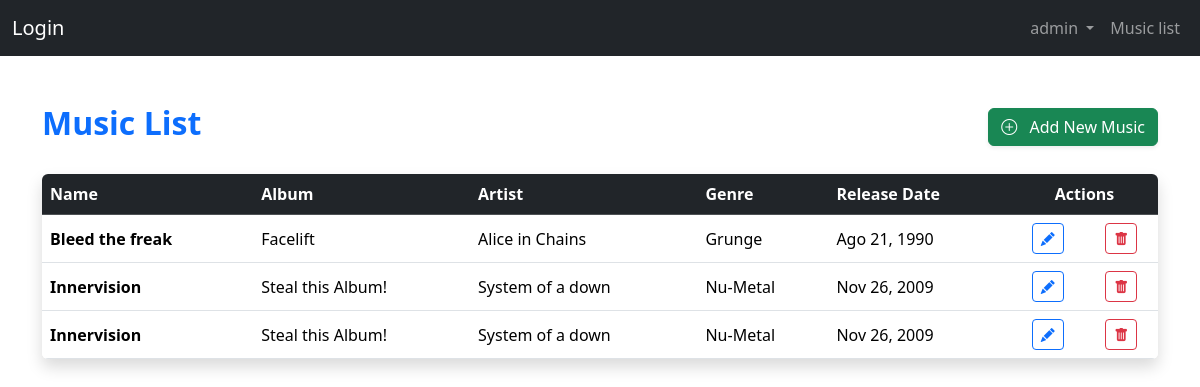
Page /musicas/list_musicas/ (signed in) on the committed database.
### musicas/models.py (models this page shows, shortened)
class Musicas(models.Model):
    name = models.CharField(max_length=100, verbose_name='Nome')
    artist = models.CharField(max_length=100, verbose_name='Artista')
    album = models.CharField(max_length=100, verbose_name='Album')
    genre = models.CharField(max_length=100, verbose_name='Genero', choices=GENERO_CHOICES)
    releaseDate = models.DateField()
    class Meta:
        verbose_name = 'Musica'
        verbose_name_plural = 'Musicas'

### musicas/views.py (the view)
# urls.py: path('list_musicas/', views.list_musicas, name='list_musicas'),
@login_required(login_url='/auth/login/')
def list_musicas(request):
    if request.method == 'GET':
        musicas = Musicas.objects.all()
        return render(request, 'list_musicas.html', {'musicas': musicas})

### musicas/templates/list_musicas.html (shortened to what this page needs)
{% extends 'skeleton.html' %}
{% block conteudo %}
<div class="container my-5">
  <div class="d-flex justify-content-between align-items-center mb-4">
    <h2 class="text-primary fw-bold">Music List</h2>
    <a href="{% url 'musicas:create_musica' %}" class="btn btn-success shadow-sm">
      <i class="bi bi-plus-circle me-2"></i> Add New Music
    </a>
  </div>
  <div class="table-responsive shadow rounded">
    <table class="table table-hover align-middle mb-0 bg-white">
      <thead class="table-dark">
        <tr>
          <th scope="col">Name</th>
          <th scope="col">Album</th>
          <th scope="col">Artist</th>
          <th scope="col">Genre</th>
          <th scope="col">Release Date</th>
          <th scope="col" colspan="2" class="text-center">Actions</th>
        </tr>
      </thead>
      <tbody>
        {% if musicas %}
          {% for musica in musicas %}
            <tr>
              <td class="fw-semibold">{{ musica.name }}</td>
              <td>{{ musica.album }}</td>
              <td>{{ musica.artist }}</td>
              <td>{{ musica.genre }}</td>
              <td>{{ musica.releaseDate|date:"M d, Y" }}</td>
              <td class="text-center">
                <a href="{% url 'musicas:update_musicas' musica.id %}" class="btn btn-sm btn-outline-primary" title="Edit">
                  <i class="bi bi-pencil-fill"></i>
                </a>
              </td>
              <td class="text-center">
                <form action="{% url 'musicas:delete_musica' musica.id %}" method="post" onsubmit="return confirm('Are you sure you want to delete this music?');">
                  <button type="submit" class="btn btn-sm btn-outline-danger" title="Delete">
                    <i class="bi bi-trash-fill"></i>
                  </button>
                </form>
              </td>
            </tr>
          {% endfor %}
        {% else %}
          <tr>
            <td colspan="7" class="text-center py-4 text-muted fst-italic">No music records found.</td>
          </tr>
        {% endif %}
      </tbody>
    </table>
  </div>
</div>
<link rel="stylesheet" href="https://cdn.jsdelivr.net/npm/bootstrap-icons@1.10.5/font/bootstrap-icons.css">
{% endblock %}

### templates/skeleton.html (shortened to what this page needs)
<!doctype html>
<html lang="en">
  <head>
    <link
      href="https://cdn.jsdelivr.net/npm/bootstrap@5.3.8/dist/css/bootstrap.min.css"
      rel="stylesheet"
    />
  </head>
  <body>
    <nav class="navbar navbar-expand-lg navbar-dark bg-dark">
      <div class="container-fluid">
        <a class="navbar-brand" href="#">Login</a>
        <div class="collapse navbar-collapse" id="navbarNavDropdown">
          <ul class="navbar-nav ms-auto">
            {% if user.is_authenticated %}
              <li class="nav-item dropdown">
                <a
                  class="nav-link dropdown-toggle"
                  href="#"
                  role="button"
                  data-bs-toggle="dropdown"
                  aria-expanded="false"
                >
                  {{ user.username }}
                </a>
              </li>
              <li class="nav-item">
                <a href="{% url 'musicas:list_musicas' %}" class="nav-link">
                  Music list
                </a>
              </li>
            {% endif %}
          </ul>
        </div>
      </div>
    </nav>
  </body>
</html>
{% block conteudo %}{% endblock %}

### rows in the picture
Musicas: name "Bleed the freak", album "Facelift", artist "Alice in Chains", genre "Grunge", releaseDate "Ago 21, 1990"
Musicas: name "Innervision", album "Steal this Album!", artist "System of a down", genre "Nu-Metal", releaseDate "Nov 26, 2009"
Musicas: name "Innervision", album "Steal this Album!", artist "System of a down", genre "Nu-Metal", releaseDate "Nov 26, 2009"

### other values in the picture
{{ user.username }} "admin"
